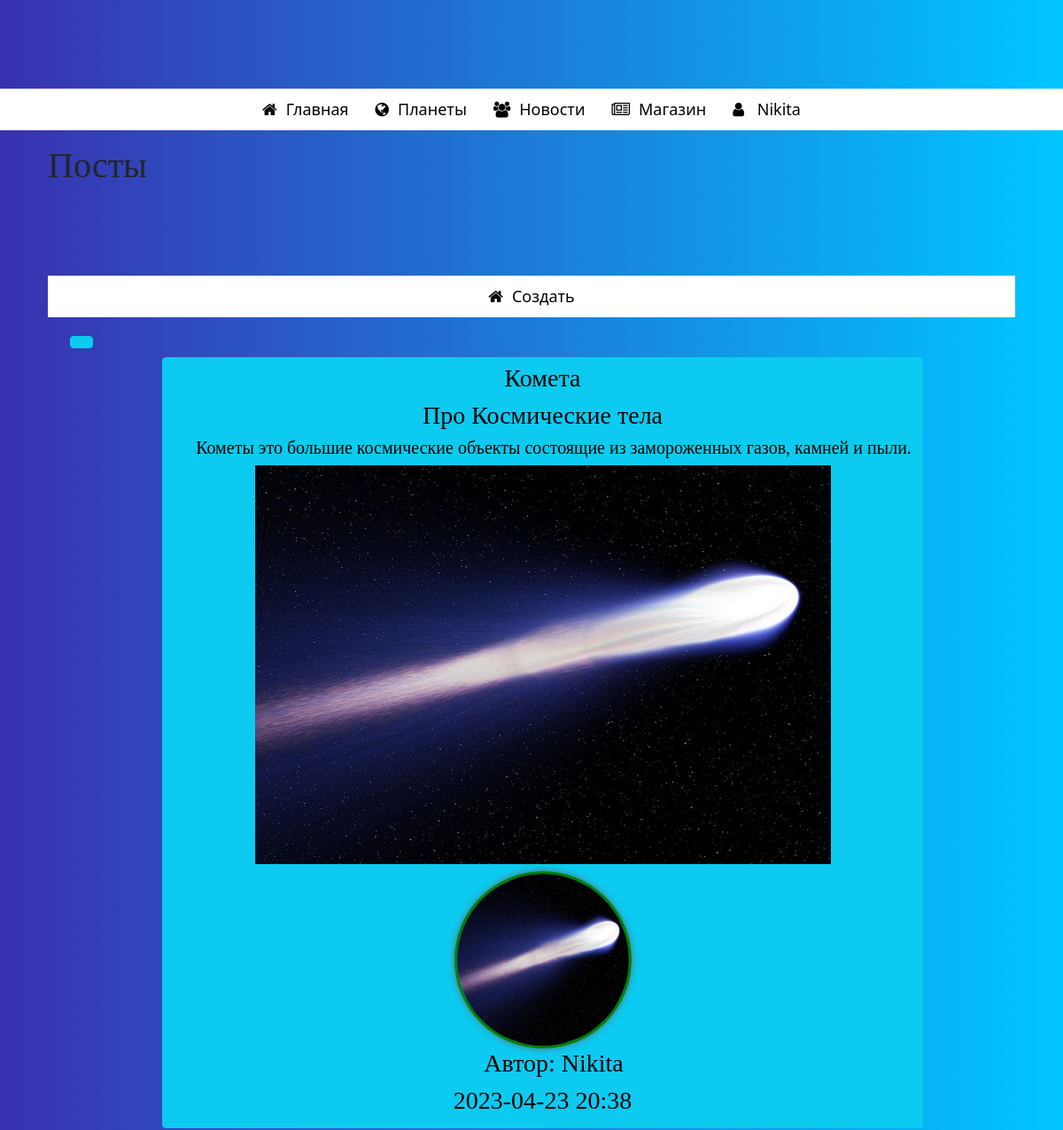
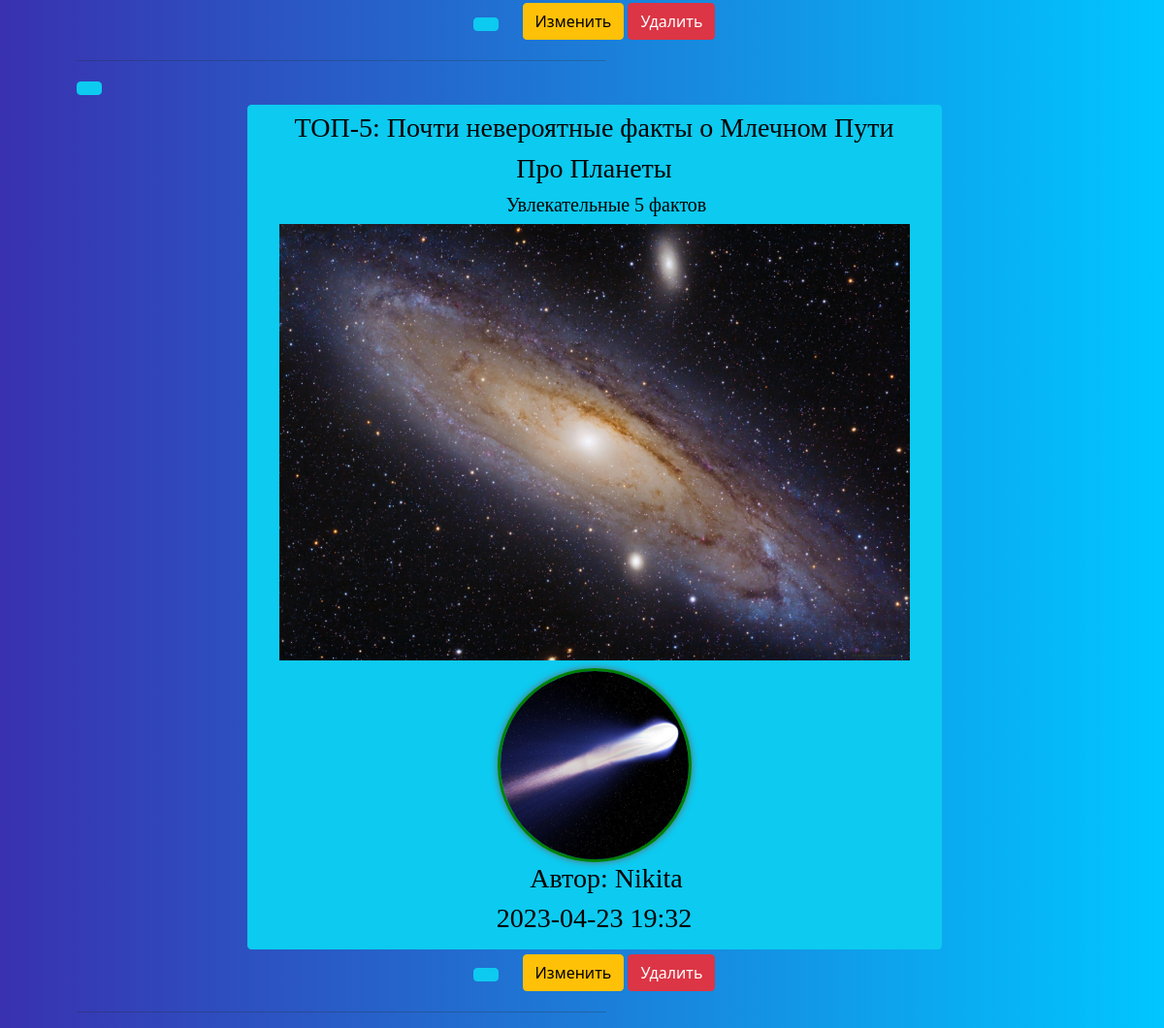
The page /lecture (signed in) on the database its author committed (2 pictures, top to bottom).
### Flask/data/users.py (models this page shows)
class User(SqlAlchemyBase, UserMixin):
    __tablename__ = 'users'
    id = sqlalchemy.Column(sqlalchemy.Integer,
                           primary_key=True, autoincrement=True)
    nickname = sqlalchemy.Column(sqlalchemy.String, nullable=True)
    email = sqlalchemy.Column(sqlalchemy.String,
                              index=True, unique=True, nullable=True)
    hashed_password = sqlalchemy.Column(sqlalchemy.String, nullable=True)
    created_user = sqlalchemy.Column(sqlalchemy.DateTime,
                                     default=datetime.datetime.now)
    role = sqlalchemy.Column(sqlalchemy.String, default="Пользователь")
    avatar = sqlalchemy.Column(sqlalchemy.String, nullable=True)
    news = relationship("News", back_populates='user')
    posts = relationship("Posts", back_populates='user')
    comments = relationship('Comments', back_populates="user", lazy='subquery')

### Flask/data/post.py (models this page shows)
class Posts(SqlAlchemyBase, UserMixin):
    __tablename__ = 'posts'
    id = sqlalchemy.Column(sqlalchemy.Integer,
                           primary_key=True, autoincrement=True)
    type = sqlalchemy.Column(sqlalchemy.String, nullable=True)
    title = sqlalchemy.Column(sqlalchemy.String, nullable=True)
    crat_content = sqlalchemy.Column(sqlalchemy.String, nullable=True)
    content = sqlalchemy.Column(sqlalchemy.String, nullable=True)
    photo = sqlalchemy.Column(sqlalchemy.String, nullable=True)
    created_date = sqlalchemy.Column(sqlalchemy.String,
                                     default=datetime.datetime.now().strftime("%Y-%m-%d %H:%M"))
    user_id = sqlalchemy.Column(sqlalchemy.Integer,
                                sqlalchemy.ForeignKey("users.id"))
    user = relationship('User')
    comments = relationship("Comments", back_populates='post')

### Flask/main.py (the view)
@app.route('/lecture', methods=['GET', 'POST'])
def str_8():
    db_sess = db_session.create_session()
    post = db_sess.query(Posts).all()
    return render_template("lecture.html", posts=post)

### Flask/data/db_session.py (called while the page is built)
def create_session() -> Session:
    global __factory
    return __factory()

### Flask/main.py (called while the page is built)
@login_manager.user_loader
def load_user(user_id):
    db_sess = db_session.create_session()
    return db_sess.query(User).get(int(user_id))

### Flask/templates/lecture.html (shortened to what this page needs)
{% extends "index.html" %}
{% block content %}
<h1> Посты </h1>
{% if current_user.role in ['Менеджер', 'Админ'] %}
	<div class="dws-menu">
		<ul class="dws-ul">
            <li class="dws-li"><a href="/create_post"><i class="fa fa-home" aria-hidden="true"></i>Создать</a></li>
		</ul>
	</div>
{% endif %}
{% for post in posts[::-1] %}
{% if current_user.is_authenticated%}
<a href="/post/{{ post.id }}" class="btn btn-info" style="margin-left: 25px; margin-bottom: 5px; margin-top: 5px" >
<div align="center">
    <h3 align="center">
        {{ post.title }}
    </h3>
    <h3> Про {{ post.type }}</h3>
    <h5 style="word-wrap:break-word;margin-left: 25px">{{ post.crat_content }}</h5>
    <img src="../static/img/post/{{ post.photo }}" height="450" width="650" hspace="20">
    <img src="../static/img/Ava/{{ post.user.avatar }}" class="round">
    <h3 style="margin-left: 25px">Автор: {{ post.user.nickname }}</h3>
    <h3>{{ post.created_date }}</h3>
    {% if current_user == post.user %}
        <div>
            <a style="margin-left: 25px; margin-bottom: 5px" href="/edit_post/{{ post.id }}" class="btn btn-warning">
                Изменить
            </a>
            <a style="margin-bottom: 5px" href="/delete_post/{{ post.id }}" class="btn btn-danger">
                Удалить
            </a>
        </div>
    {% endif %}
</div>
</a>
{% if (post.is_private and current_user == post.user) or not post.is_private %}
    <hr style="width: 50%; margin-left:25px">
{% endif %}
{% endif %}
{% endfor %}
{% endblock %}

### Flask/templates/index.html (shortened to what this page needs)
<html lang="ru">
<head>
	<link rel="stylesheet" href="static/css/style.css" type="text/css">
	<link rel="stylesheet" href="static/css/font-awesome.css" type="text/css">
	<link rel="stylesheet" href="static/css/regist.css" type="text/css">
	<link rel="stylesheet" href="static/css/guest.css" type="text/css">
	<link href="/docs/5.3/dist/css/bootstrap.min.css" rel="stylesheet">
	<link href="https://cdn.jsdelivr.net/npm/bootstrap@5.0.2/dist/css/bootstrap.min.css" rel="stylesheet">
</head>
<body>
<header>
	<div class="dws-menu">
		<ul class="dws-ul">
			<li class="dws-li"><a href="/"><i class="fa fa-home" aria-hidden="true"></i>Главная</a></li>
			<li class="dws-li"><a href="/lecture"><i class="fa fa-globe" aria-hidden="true"></i>Планеты</a></li>
			<li class="dws-li"><a href="/news"><i class="fa fa-users" aria-hidden="true"></i>Новости</a></li>
			<li class="dws-li"><a href="/shop"><i class="fa fa-newspaper-o" aria-hidden="true"></i>Магазин</a></li>
			<li class="dws-li"><a href="/guest"><i class="fa fa-user" aria-hidden="true"></i>
				{% if current_user.is_authenticated %}
					{{ current_user.nickname }}
				{% else %}
					Гость
				{% endif %}</a></li>
		</ul>
	</div>
</header>
<main role="main" class="container">
    {% block content %}{% endblock %}
</main>
</body>
</html>

### Flask/static/css/style.css (style rules this page uses)
body { background: -webkit-linear-gradient(left, #3931af, #00c6ff); font-family: Verdana; }
.dws-menu { background-color: white; margin-top: 100px; width: 100%; }
ul.dws-ul { display: flex; padding: 0; justify-content: center; }
li.dws-li { list-style: none; padding: 10px; }
li.dws-li a { text-decoration: none; font-size: 18px; color: #000; position: relative; padding: 5px; }
li.dws-li a i { margin-right: 10px; }
li.dws-li a::before { content: ''; width: 0; height: 3px; background-color: #33bdf1; position: absolute; top: 90%; left: 0; transition: .5s; mix-blend-mode: multiply; }
li.dws-li a::after { content: ''; width: 0; height: 3px; background-color: #ff2117; position: absolute; top: 90%; right: 0; transition: .5s; mix-blend-mode: multiply; }
h1, h2, h3, h4, h5, h6 { font-family: Georgia; color: #ffffff; }
a { text-decoration: none; }

### Flask/static/css/guest.css (style rules this page uses)
.round { border-radius: 100px; width: 200px; height: 200px; border: 3px solid green; box-shadow: 0 0 7px #666; }

### rows shown on the page
User: nickname "Nikita"
Posts: title "Комета", type "Космические тела", crat_content "Кометы это большие космические объекты состоящие из замороженных газов, камней и пыли.", photo (picture), user.avatar (picture), user.nickname "Nikita", created_date "2023-04-23 20:38"
Posts: title "ТОП-5: Почти невероятные факты о Млечном Пути", type "Планеты", crat_content "Увлекательные 5 фактов", photo (picture), user.avatar (picture), user.nickname "Nikita", created_date "2023-04-23 19:32"
